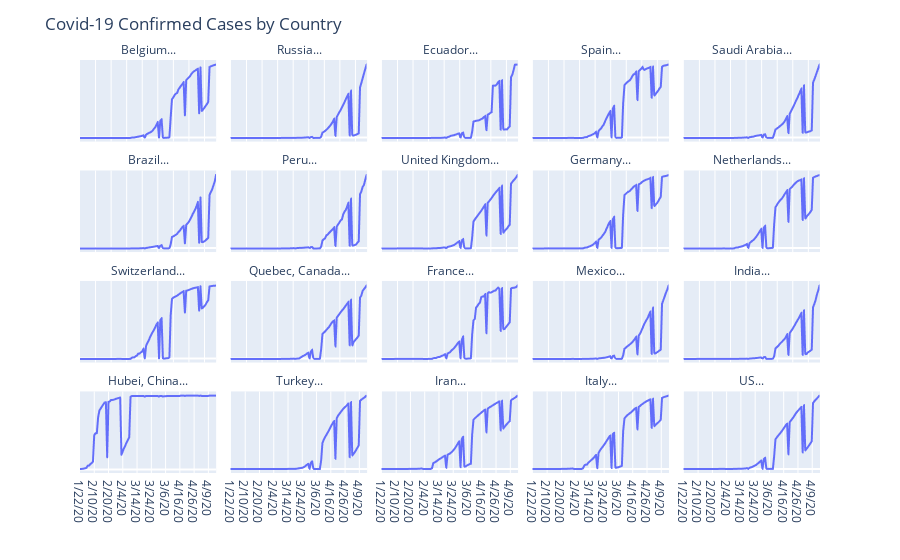

This figure's notebook cell:
### Code cell
fig=px.line(top_countries_df,
        x='date',
        y='confirmed_cases',
        facet_col='place',
        facet_col_wrap=5,
        height=1000)

# individual scale for each y axis
fig.update_yaxes(matches=None,
                 showticklabels=False,
                 showgrid=False,
                 title_text='') 
fig.update_xaxes( title_text='') 
# title: show only the country name
fig.for_each_annotation(lambda a: a.update(text=a.text.split("=")[-1]+'...'))

fig.update_layout(title_text="Covid-19 Confirmed Cases by Country")
fig.show()
